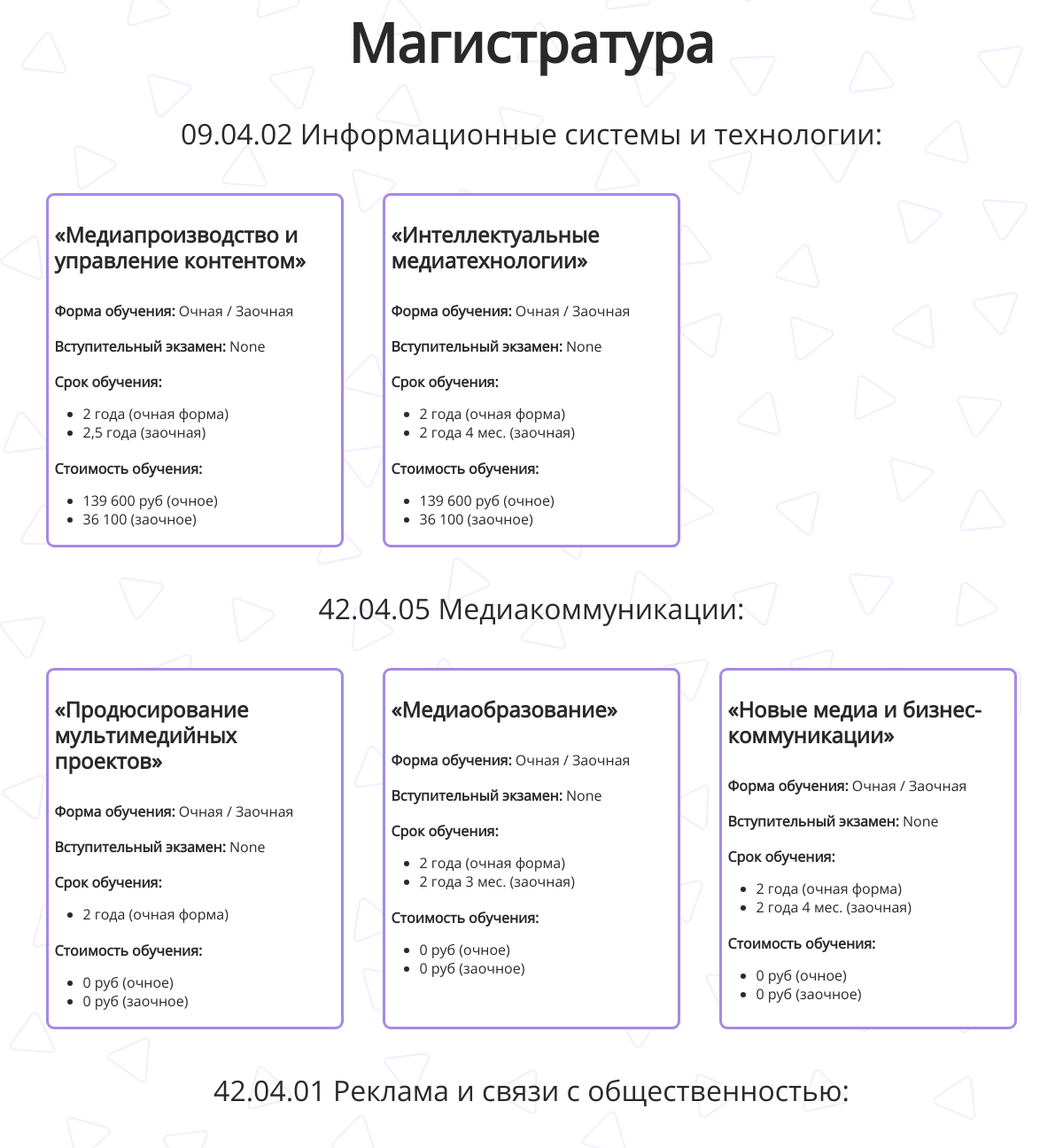
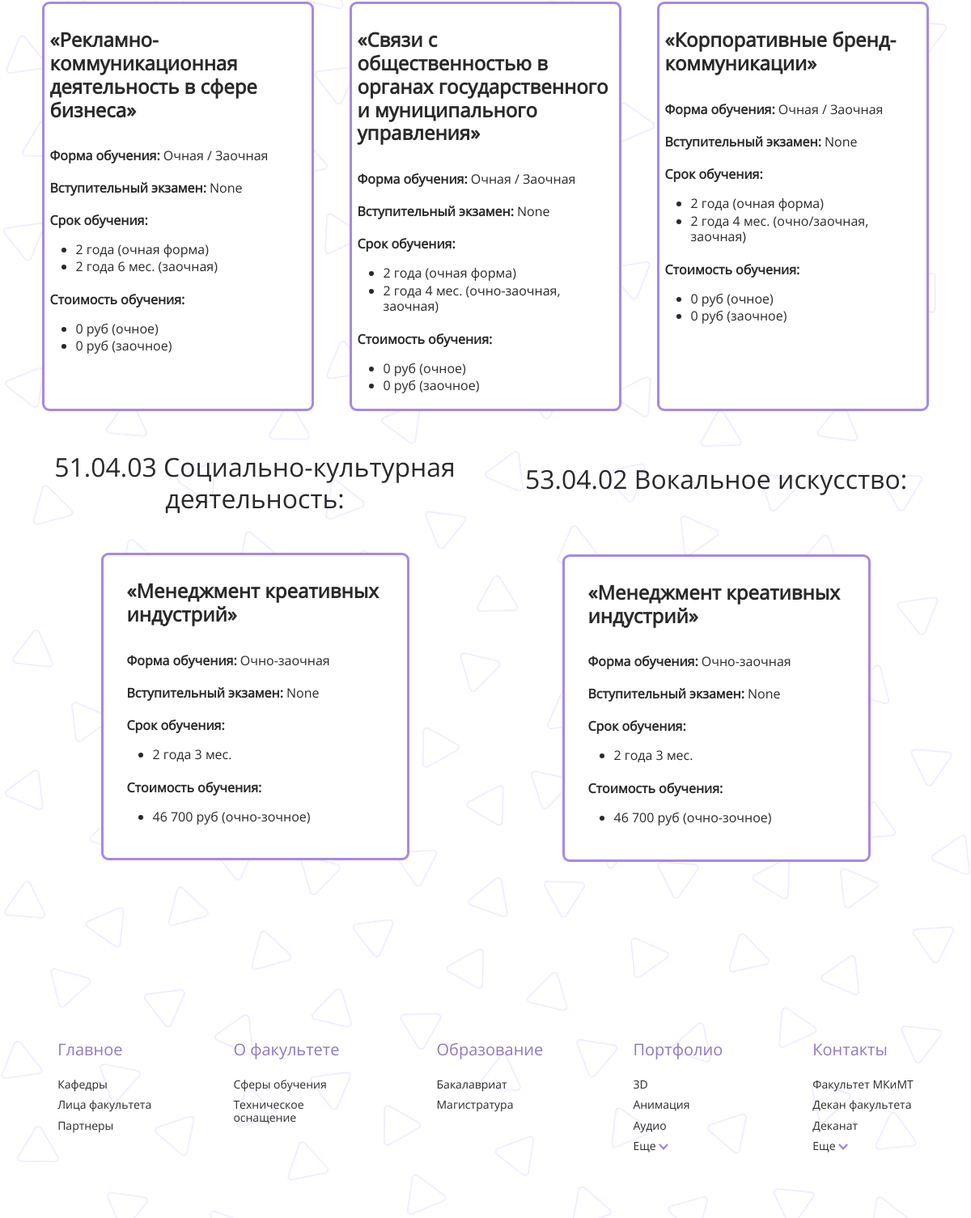
Before: /education/ (lower part) with the older database file (2 pictures, top to bottom).
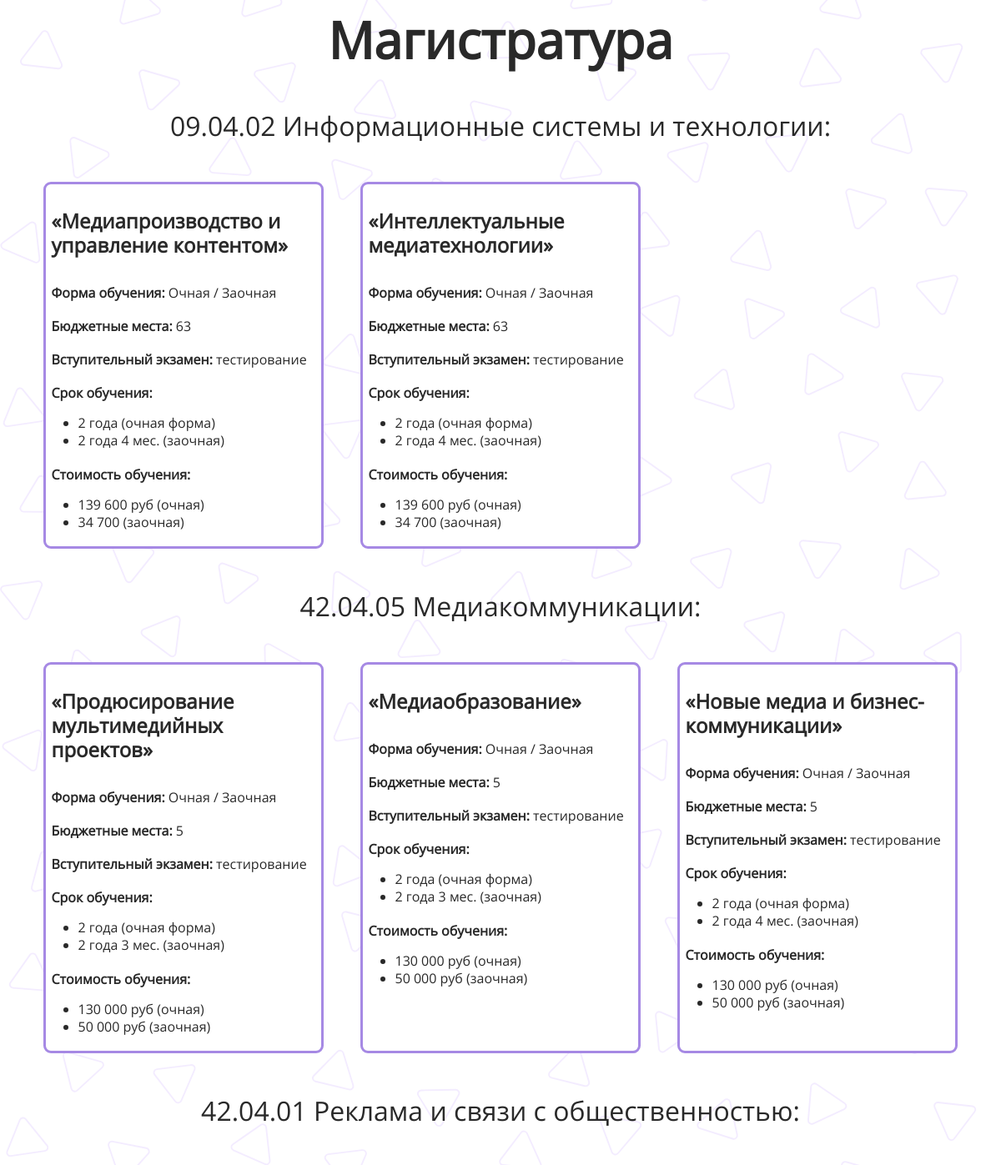
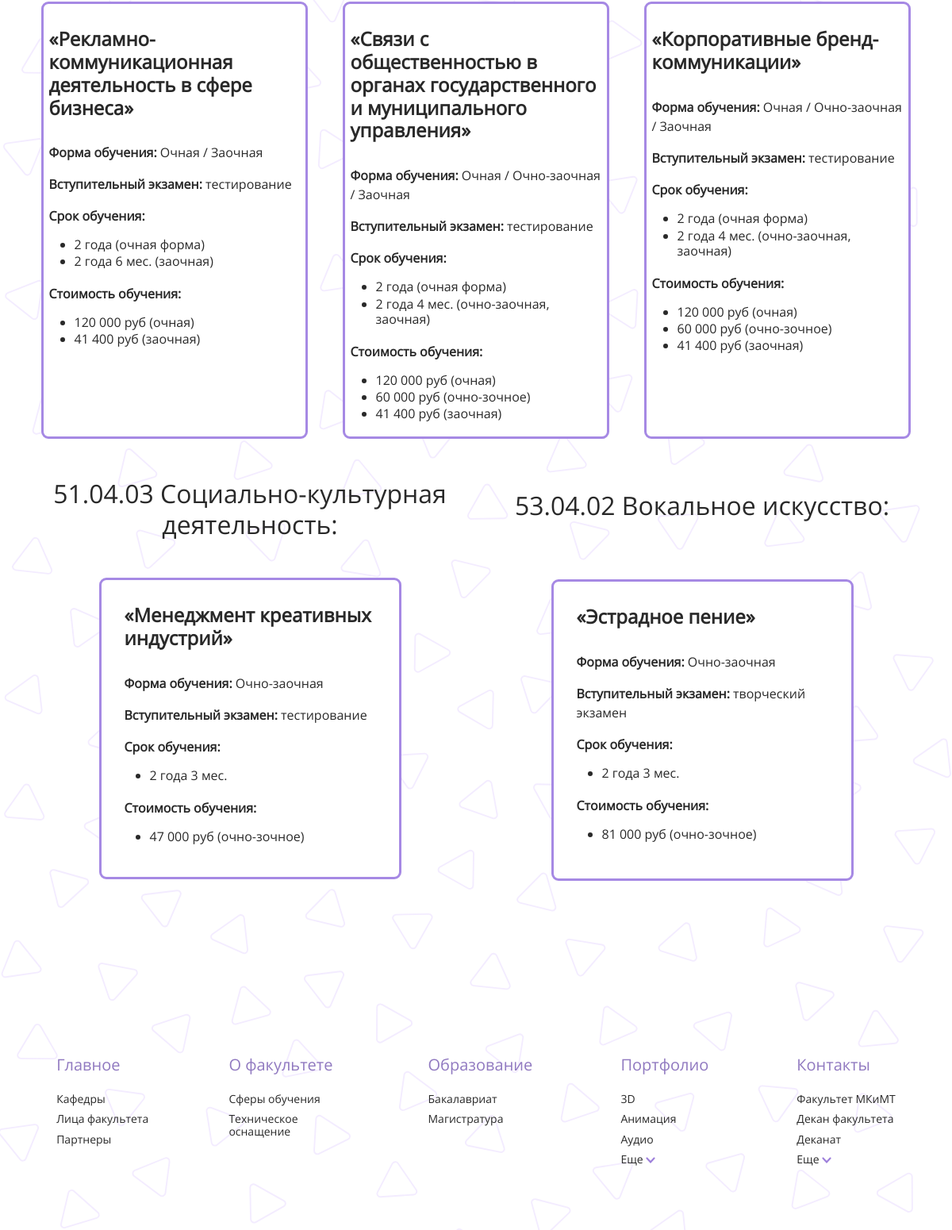
After: the same page with the newer database file (2 pictures, top to bottom).
### mkmt/models.py (models this page shows, shortened)
class magistracy(models.Model):
    title = models.CharField(max_length = 255, verbose_name='Программа обучения')
    formOfEdu = models.TextField(blank = True, verbose_name='Форма обучения')
    budgetPlaces = models.IntegerField(blank = True, null = True, verbose_name='Бюджетные места')
    exam = models.TextField(blank = True, null = True, verbose_name='Вступительный экзамен')
    profile = models.TextField(blank = True, verbose_name='Профиль обучения')
    priceFT = models.TextField(blank = True, null = True, verbose_name='Стоимость очного обучения')
    pricePT = models.TextField(blank = True, null = True, verbose_name='Стоимость очно-заочного обучения')
    priceDL = models.TextField(blank = True, null = True, verbose_name='Стоимость заочного обучения')
    trainingPeriodFT = models.TextField(blank = True, null = True, verbose_name='Срок очного обучения')
    trainingPeriodPT = models.TextField(blank = True, null = True, verbose_name='Срок очно-заочного обучения')
    trainingPeriodDL = models.TextField(blank = True, null = True, verbose_name='Срок заочного обучения')
    class Meta:
        verbose_name = 'Магистратура '
        verbose_name_plural = 'Магистратура'
        ordering = ['id']

### mkmt/views.py (the view)
# urls.py: path('education/', education, name = 'education'),
def education(request):
    undergraduate = studyingPrograms.objects.all()
    magistr090402 = magistracy.objects.filter(title = '09.04.02 Информационные системы и технологии')
    magistr420405 = magistracy.objects.filter(title = '42.04.05 Медиакоммуникации')
    magistr420401 = magistracy.objects.filter(title = '42.04.01 Реклама и связи с общественностью')
    magistr510403 = magistracy.objects.filter(title = '51.04.03 Социально-культурная деятельность')
    magistr530402 = magistracy.objects.filter(title = '53.04.02 Вокальное искусство')
    return render(request, 'mkmt/education.html', {'undergraduate': undergraduate,
                                              'magistr090402': magistr090402,
                                              'magistr420405': magistr420405,
                                              'magistr420401': magistr420401,
                                              'magistr510403': magistr510403,
                                              'magistr530402': magistr530402})

### mkmt/templates/mkmt/education.html (shortened to what the changed rows need)
{% load static %}
<head>
    <link rel="stylesheet" type="text/css" href="http://cdn.jsdelivr.net/npm/slick-carousel@1.8.1/slick/slick.css" />
    <link href="https://cdn.jsdelivr.net/npm/bootstrap@5.0.2/dist/css/bootstrap.min.css" rel="stylesheet"
>
    <link rel="stylesheet" href="{% static 'mkmt/styles/fontello.css' %}">
    <link rel="stylesheet" href="{% static 'mkmt/styles/styles.css' %}" />
    <link rel="stylesheet" href="{% static 'mkmt/styles/wrapper.css' %}" />
    <link rel="stylesheet" href="{% static 'mkmt/styles/stylesEducation.css' %}">
    <link rel="stylesheet" href="{% static 'mkmt/styles/header.css' %}" />
    <link rel="stylesheet" href="{% static 'mkmt/styles/burger.css' %}" />
    <link rel="stylesheet" href="{% static 'mkmt/styles/footer.css' %}" />
</head>
<body>
    <div class="wrapper">
        <div class="main">
            <section class="magistracy">
                <div class="container">
                    <div class="row">
                        <div class="col-12">
                            <h2 class="text-center  fw-bolder mb-5  direction_title" style="padding-top: 70px;">
                                Магистратура
                            </h2>
                        </div>
                    </div>
                    <div class="row">
                        <div class="col-12">
                            <h2 class="text-center  mb-5  speciality_title">09.04.02 Информационные системы и
                                технологии:
                            </h2>
                        </div>
                    </div>
                    <div class="cards ">
                        <div class="row ">
                            {% for m in magistr090402 %}
                            <div class="d-flex col-xl-4 col-md-6 col-sm-12 justify-content-center">
                                <div class="card my-card">
                                    <div class="card-body">
                                        <h4 class="card-title_2">{{m.profile}}</h4>
                                        <p class="card-text text-1"><b>Форма обучения:</b> {{m.formOfEdu}}</p>
                                        {% if m.budgetPlaces %}
                                        <p class="card-text text-1"><b>Бюджетные места:</b> {{m.budgetPlaces}}</p>
                                        {% endif %}
                                        <p class="card-text text-1"><b>Вступительный экзамен:</b> {{m.exam}}</p>
                                        <p class="card-text text-1"><b>Срок обучения:</b></p>
                                        <ul class="">
                                            {% if m.trainingPeriodFT %}
                                            <li class="my-li">{{m.trainingPeriodFT}}</li>
                                            {% endif %}
                                            {% if m.trainingPeriodPT %}
                                            <li class="my-li">{{m.trainingPeriodPT}}</li>
                                            {% endif %}
                                            {% if m.trainingPeriodDL %}
                                            <li class="my-li">{{m.trainingPeriodDL}}</li>
                                            {% endif %}
                                        </ul>
                                        <p class="card-text text-1"><b>Стоимость обучения:</b></p>
                                        <ul class="">
                                            {% if m.priceFT %}
                                            <li class="my-li">{{m.priceFT}}</li>
                                            {% endif %}
                                            {% if m.priceDL %}
                                            <li class="my-li">{{m.priceDL}}</li>
                                            {% endif %}
                                        </ul>
                                    </div>
                                </div>
                            </div>
                            {% endfor %}
                        </div>
                    </div>
                    <div class="row">
                        <div class="col-12">
                            <h2 class="text-center  mb-5  speciality_title">42.04.05 Медиакоммуникации:</h2>
                        </div>
                    </div>
                    <div class="cards ">
                        <div class="row ">
                            {% for m in magistr420405 %}
                            <div class="d-flex col-xl-4 col-md-6 col-sm-12 justify-content-center">
                                <div class="card my-card">
                                    <div class="card-body">
                                        <h4 class="card-title_2">{{m.profile}}</h4>
                                        <p class="card-text text-1"><b>Форма обучения:</b> {{m.formOfEdu}}</p>
                                        {% if m.budgetPlaces %}
                                        <p class="card-text text-1"><b>Бюджетные места:</b> {{m.budgetPlaces}}</p>
                                        {% endif %}
                                        <p class="card-text text-1"><b>Вступительный экзамен:</b> {{m.exam}}</p>
                                        <p class="card-text text-1"><b>Срок обучения:</b></p>
                                        <ul class="">
                                            {% if m.trainingPeriodFT %}
                                            <li class="my-li">{{m.trainingPeriodFT}}</li>
                                            {% endif %}
                                            {% if m.trainingPeriodDL %}
                                            <li class="my-li">{{m.trainingPeriodDL}}</li>
                                            {% endif %}
                                        </ul>
                                        <p class="card-text text-1"><b>Стоимость обучения:</b></p>
                                        <ul class="">
                                            {% if m.priceFT %}
                                            <li class="my-li">{{m.priceFT}}</li>
                                            {% endif %}
                                            {% if m.priceDL %}
                                            <li class="my-li">{{m.priceDL}}</li>
                                            {% endif %}
                                        </ul>
                                    </div>
                                </div>
                            </div>
                            {% endfor %}
                        </div>
                    </div>
                    <div class="row">
                        <div class="col-12">
                            <h2 class="text-center  mb-5  speciality_title">42.04.01 Реклама и связи с общественностью:
                            </h2>
                        </div>
                    </div>
                    <div class="cards ">
                        <div class="row ">
                            {% for m in magistr420401 %}
                            <div class="d-flex col-xl-4 col-md-6 col-sm-12 justify-content-center">
                                <div class="card my-card">
                                    <div class="card-body">
                                        <h4 class="card-title_2">{{m.profile}}</h4>
                                        <p class="card-text text-1"><b>Форма обучения:</b> {{m.formOfEdu}}</p>
                                        <p class="card-text text-1"><b>Вступительный экзамен:</b> {{m.exam}}</p>
                                        <p class="card-text text-1"><b>Срок обучения:</b></p>
                                        <ul class="">
                                            {% if m.trainingPeriodFT %}
                                            <li class="my-li">{{m.trainingPeriodFT}}</li>
                                            {% endif %}
                                            {% if m.trainingPeriodPT %}
                                            <li class="my-li_2">{{m.trainingPeriodPT}}</li>
                                            {% endif %}
                                            {% if m.trainingPeriodDL %}
                                            <li class="my-li">{{m.trainingPeriodDL}}</li>
                                            {% endif %}
                                        </ul>
                                        <p class="card-text text-1"><b>Стоимость обучения:</b></p>
                                        <ul class="">
                                            {% if m.priceFT %}
                                            <li class="my-li">{{m.priceFT}}</li>
                                            {% endif %}
                                            {% if m.pricePT %}
                                            <li class="my-li">{{m.pricePT}}</li>
                                            {% endif %}
                                            {% if m.priceDL %}
                                            <li class="my-li">{{m.priceDL}}</li>
                                            {% endif %}
                                        </ul>
                                    </div>
                                </div>
                            </div>
                            {% endfor %}
                        </div>
                    </div>
                    <div class="row">
                        <div class="col-xl-6 col-md-12 ">
                            <h2 class="text-center  mb-5  speciality_title">51.04.03 Социально-культурная деятельность:
                            </h2>
                            {% for m in magistr510403 %}
                            <div class="col--12 d-flex justify-content-center">
                                <div class="card my-card">
                                    <div class="card-body">
                                        <h4 class="card-title_2">{{m.profile}}</h4>
                                        <p class="card-text text-1"><b>Форма обучения:</b> {{m.formOfEdu}}</p>
                                        <p class="card-text text-1"><b>Вступительный экзамен:</b> {{m.exam}}</p>
                                        <p class="card-text text-1"><b>Срок обучения:</b></p>
                                        <ul class="">
                                            {% if m.trainingPeriodFT %}
                                            <li class="my-li">{{m.trainingPeriodFT}}</li>
                                            {% endif %}
                                        </ul>
                                        <p class="card-text text-1"><b>Стоимость обучения:</b></p>
                                        <ul class="">
                                            {% if m.pricePT %}
                                            <li class="my-li">{{m.pricePT}}</li>
                                            {% endif %}
                                        </ul>
                                    </div>
                                </div>
                            </div>
                            {% endfor %}
                        </div>
                        <div class="col-xl-6 col-md-12">
                            <h2 class="text-center  mb-5 speciality_title marg">53.04.02 Вокальное искусство:</h2>
                            {% for m in magistr530402 %}
                            <div class="col--12 d-flex justify-content-center">
                                <div class="card my-card">
                                    <div class="card-body">
                                        <h4 class="card-title_2">{{m.profile}}</h4>
                                        <p class="card-text text-1"><b>Форма обучения:</b> {{m.formOfEdu}}</p>
                                        <p class="card-text text-1"><b>Вступительный экзамен:</b> {{m.exam}}</p>
                                        <p class="card-text text-1"><b>Срок обучения:</b></p>
                                        <ul class="">
                                            {% if m.trainingPeriodFT %}
                                            <li class="my-li">{{m.trainingPeriodFT}}</li>
                                            {% endif %}
                                        </ul>
                                        <p class="card-text text-1"><b>Стоимость обучения:</b></p>
                                        <ul class="">
                                            {% if m.pricePT %}
                                            <li class="my-li">{{m.pricePT}}</li>
                                            {% endif %}
                                        </ul>
                                    </div>
                                </div>
                            </div>
                            {% endfor %}
                        </div>
                    </div>
                </div>
            </section>
        </div>
    </div>
</body>

Changed rows visible on the page:
changed magistracy "«Медиапроизводство и управление контентом»": budgetPlaces (not shown) → "63"; exam "None" → "тестирование"; trainingPeriodDL (not shown) → "2 года 4 мес. (заочная)"; priceFT "139 600 руб (очное)" → "139 600 руб (очная)"; priceDL "36 100 (заочное)" → "34 700 (заочная)"; trainingPeriodPT "2,5 года (заочная)" → (not shown)
changed magistracy "«Интеллектуальные медиатехнологии»": budgetPlaces (not shown) → "63"; exam "None" → "тестирование"; trainingPeriodDL (not shown) → "2 года 4 мес. (заочная)"; priceFT "139 600 руб (очное)" → "139 600 руб (очная)"; priceDL "36 100 (заочное)" → "34 700 (заочная)"; trainingPeriodPT "2 года 4 мес. (заочная)" → (not shown)
changed magistracy "«Продюсирование мультимедийных проектов»": budgetPlaces (not shown) → "5"; exam "None" → "тестирование"; trainingPeriodDL (not shown) → "2 года 3 мес. (заочная)"; priceFT "0 руб (очное)" → "130 000 руб (очная)"; priceDL "0 руб (заочное)" → "50 000 руб (заочная)"
changed magistracy "«Медиаобразование»": budgetPlaces (not shown) → "5"; exam "None" → "тестирование"; priceFT "0 руб (очное)" → "130 000 руб (очная)"; priceDL "0 руб (заочное)" → "50 000 руб (заочная)"
changed magistracy "«Новые медиа и бизнес-коммуникации»": budgetPlaces (not shown) → "5"; exam "None" → "тестирование"; priceFT "0 руб (очное)" → "130 000 руб (очная)"; priceDL "0 руб (заочное)" → "50 000 руб (заочная)"
changed magistracy "«Рекламно-коммуникационная деятельность в сфере бизнеса»": exam "None" → "тестирование"; priceFT "0 руб (очное)" → "120 000 руб (очная)"; priceDL "0 руб (заочное)" → "41 400 руб (заочная)"
changed magistracy "«Связи с общественностью в органах государственного и муниципального управления»": formOfEdu "Очная / Заочная" → "Очная / Очно-заочная / Заочная"; exam "None" → "тестирование"; priceFT "0 руб (очное)" → "120 000 руб (очная)"; pricePT (not shown) → "60 000 руб (очно-зочное)"; priceDL "0 руб (заочное)" → "41 400 руб (заочная)"
changed magistracy "«Корпоративные бренд-коммуникации»": formOfEdu "Очная / Заочная" → "Очная / Очно-заочная / Заочная"; exam "None" → "тестирование"; trainingPeriodPT "2 года 4 мес. (очно/заочная, заочная)" → "2 года 4 мес. (очно-заочная, заочная)"; priceFT "0 руб (очное)" → "120 000 руб (очная)"; pricePT (not shown) → "60 000 руб (очно-зочное)"; priceDL "0 руб (заочное)" → "41 400 руб (заочная)"
changed magistracy "«Менеджмент креативных индустрий»": exam "None" → "тестирование"; pricePT "46 700 руб (очно-зочное)" → "47 000 руб (очно-зочное)"
changed magistracy: profile "«Менеджмент креативных индустрий»" → "«Эстрадное пение»"; exam "None" → "творческий экзамен"; pricePT "46 700 руб (очно-зочное)" → "81 000 руб (очно-зочное)"
